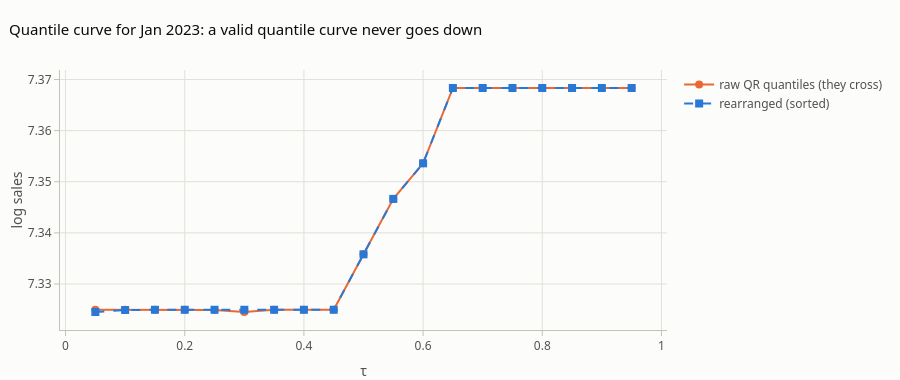

Notebook code cell kept with this figure:
### Markdown cell above
**Interpretation**
* SARIMA uses the latest observations (AR term), so it is sharper at short horizons and widens with $h$.
* The regression approaches use only deterministic features (trend + month), so their width **does not grow with $h$**.
  It only follows the seasonal level (the log-scale spread is multiplied by the level) and, for QR, the month-specific
  quantile coefficients. Those are estimated from 8 observations per month, which is why the QR width jumps around.
  They estimate the *marginal* spread around the seasonal trend, and they cannot exploit the persistence of shocks.
  For long horizons this can be fine. For short horizons add lagged values (direct strategy: one model per horizon).
* With only 24 test points, calibration curves are noisy. Use a rolling backtest (nb 03, 12) before concluding anything.

## 4. Quantile crossing and monotone rearrangement
With little data and many quantile levels, independently fitted QR lines can cross.

### Code cell
small = train[-30:]                       # deliberately tiny training sample
Xs_ = pf.seasonal_design(small.index, origin="2015-01-01")
dense = np.round(np.arange(0.05, 0.96, 0.05), 2)
qs = np.column_stack([QuantReg(np.log(small), Xs_).fit(q=t, max_iter=5000).predict(Xte).to_numpy() for t in dense])
crossings = np.sum(np.diff(qs, axis=1) < 0, axis=1)
print("months with ≥1 crossing:", np.sum(crossings > 0), "of", H)

qs_sorted = np.sort(qs, axis=1)           # monotone rearrangement
pl_raw = np.mean([pf.pinball_loss(np.log(yt), qs[:, k], t).mean() for k, t in enumerate(dense)])
pl_sorted = np.mean([pf.pinball_loss(np.log(yt), qs_sorted[:, k], t).mean() for k, t in enumerate(dense)])
print(f"mean pinball (log scale)  raw={pl_raw:.5f}   rearranged={pl_sorted:.5f}   (rearranging never hurts)")

k = int(np.argmax(crossings))
fig = go.Figure()
fig.add_trace(go.Scatter(x=dense, y=qs[k], mode="lines+markers", name="raw QR quantiles (they cross)",
                         line=dict(color=pf.SERIES[1], width=2), marker=dict(size=8)))
fig.add_trace(go.Scatter(x=dense, y=qs_sorted[k], mode="lines+markers", name="rearranged (sorted)",
                         line=dict(color=pf.SERIES[0], width=2, dash="dash"), marker=dict(size=8, symbol="square")))
fig.update_layout(title=f"Quantile curve for {test.index[k]:%b %Y}: a valid quantile curve never goes down",
                  height=380, hovermode="x unified", xaxis_title="τ", yaxis_title="log sales")
fig.show()

### Figure 1 — Plotly figure (JSON) as saved in the notebook; plotly's stock layout.template omitted (floating-point values rounded to 4 significant figures)
{"data": [{"line": {"color": "#eb6834", "width": 2}, "marker": {"size": 8}, "mode": "lines+markers", "name": "raw QR quantiles (they cross)", "type": "scatter", "x": [0.05, 0.1, 0.15, 0.2, 0.25, 0.3, 0.35, 0.4, 0.45, 0.5, 0.55, 0.6, 0.65, 0.7, 0.75, 0.8, 0.85, 0.9, 0.95], "y": [7.325, 7.325, 7.325, 7.325, 7.325, 7.325, 7.325, 7.325, 7.325, 7.336, 7.347, 7.354, 7.368, 7.368, 7.368, 7.368, 7.368, 7.368, 7.368]}, {"line": {"color": "#2a78d6", "dash": "dash", "width": 2}, "marker": {"size": 8, "symbol": "square"}, "mode": "lines+markers", "name": "rearranged (sorted)", "type": "scatter", "x": [0.05, 0.1, 0.15, 0.2, 0.25, 0.3, 0.35, 0.4, 0.45, 0.5, 0.55, 0.6, 0.65, 0.7, 0.75, 0.8, 0.85, 0.9, 0.95], "y": [7.325, 7.325, 7.325, 7.325, 7.325, 7.325, 7.325, 7.325, 7.325, 7.336, 7.347, 7.354, 7.368, 7.368, 7.368, 7.368, 7.368, 7.368, 7.368]}], "layout": {"height": 380, "hovermode": "x unified", "title": {"text": "Quantile curve for Jan 2023: a valid quantile curve never goes down"}, "xaxis": {"title": {"text": "τ"}}, "yaxis": {"title": {"text": "log sales"}}}}
